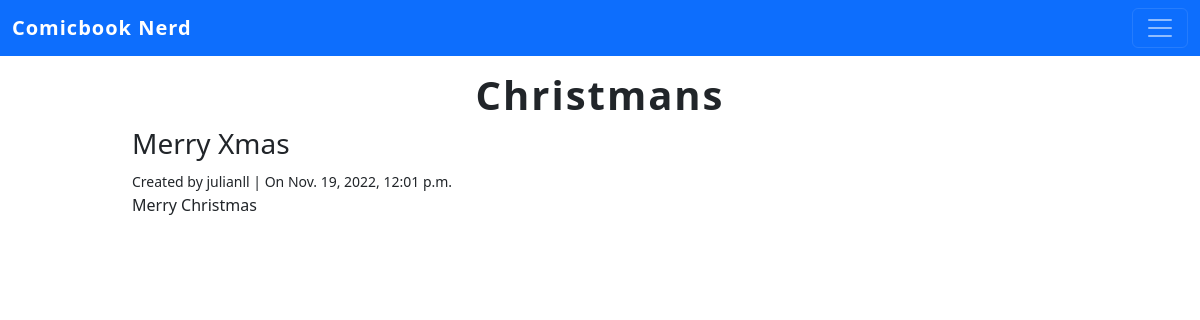
The page /posts/1/ on the database as committed earlier.
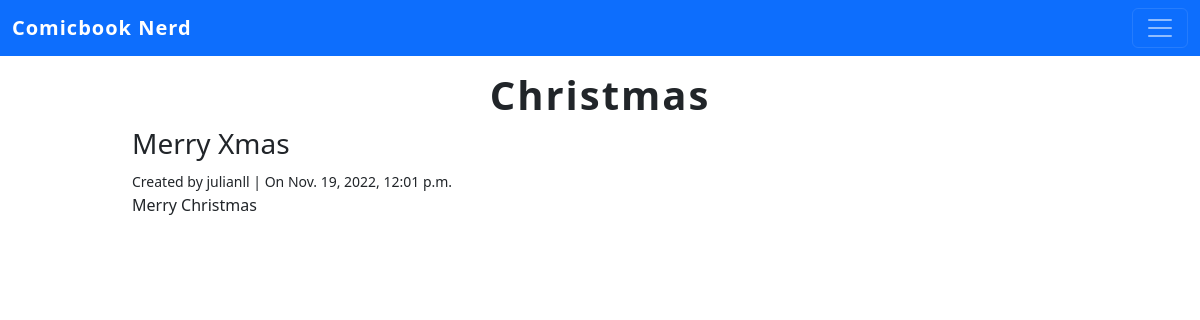
The same page on the database as committed later.
### posts/models.py (models this page shows, shortened)
class Post(models.Model):
    title = models.CharField(max_length=256)
    subtitle = models.CharField(max_length=256)
    body = models.TextField()
    created_on = models.DateTimeField(auto_now_add=True)
    author = models.ForeignKey(
        get_user_model(),
        on_delete=models.CASCADE
    )
    status = models.ForeignKey(
        Status,
        on_delete=models.CASCADE,
        default=2
    )

### posts/views.py (the view)
# urls.py: path('<int:pk>/', views.PostDetailView.as_view(), name='detail'),
class PostDetailView(DetailView):
    template_name = "posts/detail.html"
    model = Post

### templates/posts/detail.html (shortened to what this page needs)
{% extends 'base.html' %}
{% block content %}
<h1>{{post.title}}</h1>
<h3>{{post.subtitle}}</h3>
<small>Created by {{post.author}} | On {{post.created_on}}</small>
<p>{{post.body}}</p>
{% endblock content %}

Rows that differ between the two databases and show on the page:
changed Post "Merry Xmas": title "Christmans" → "Christmas"
